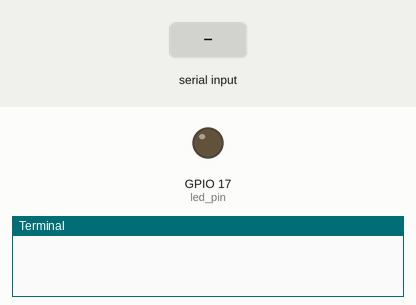
Bench run of a program on a simulated Raspberry Pi (BCM pin numbers). Parts: output pins drawn as LEDs (lit = HIGH), the last lines printed to the terminal. Inputs (shaded band) come from the test bench.

Above: at 1.2 s.
1.3 s: "n" typed at the terminal, then Enter
At 2.4 s:
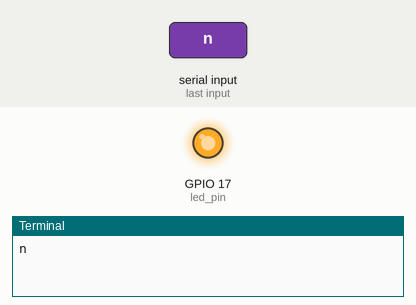
4.3 s: "f" typed at the terminal, then Enter
At 4.7 s:
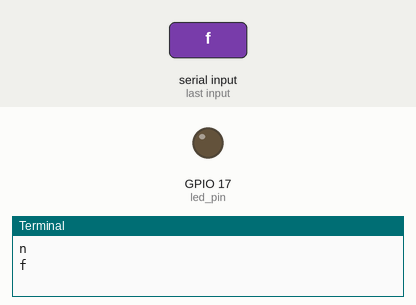
Timing chart, 0 to 7.3 s (numbered marks = the images above; inputs shaded):
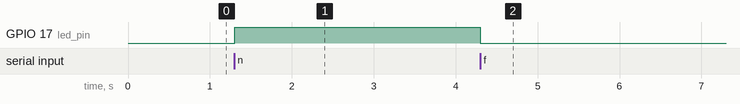

Measured:
- after the input at 1.3 s, GPIO 17 (led_pin): LOW → HIGH at once
- after the input at 4.3 s, GPIO 17 (led_pin): HIGH → LOW at once

The program:

test1.py
```python
# 문제 풀이1

# 라즈베리 파이 보드 GPIO 17번 핀으로 제어하는 LED 회로 구성

# n,N키를 누르면 led가 켜지고
# f,F키를 누르면 led가 꺼지도록 만들어 보기
# While
# Input()
# If, elif
# Gpio setup output

import RPi.GPIO as GPIO

led_pin = 17

GPIO.setmode(GPIO.BCM)

GPIO.setup(led_pin, GPIO.OUT)

try:
    while True:
        userInput = input()
        if userInput == 'n' or userInput == 'N':
          GPIO.output(led_pin, True)
        elif userInput == 'f' or userInput == 'F':
          GPIO.output(led_pin, False)
except KeyboardInterrupt:
    pass

GPIO.cleanup()
```
